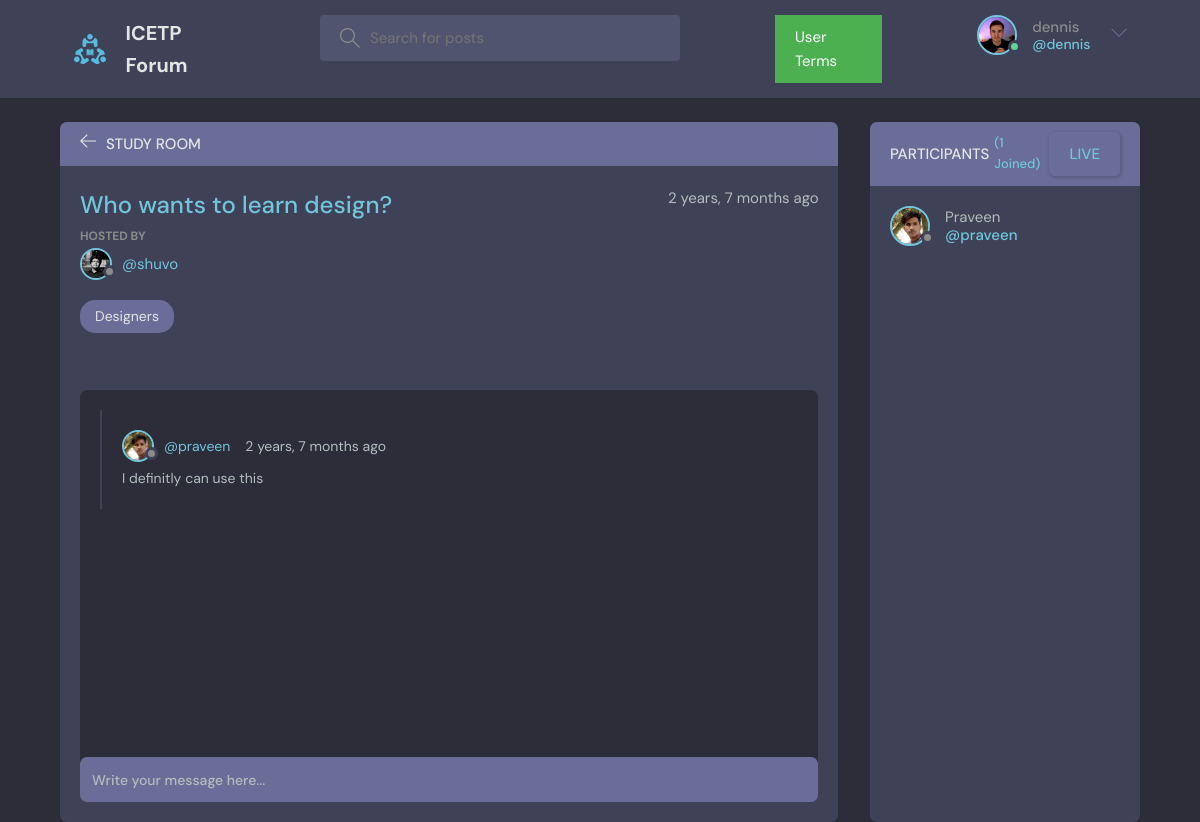
Screenshot of /zh-hant/room/16/ (signed in) with the database file from the repository.
### base/models.py (models this page shows, shortened)
class User(AbstractUser):
    name = models.CharField(unique=True,max_length=200, null=True)
    email = models.EmailField(unique=True, null=True)
    bio = models.TextField(null=True)
    avatar = models.ImageField(null=True, default="avatar.svg")
    USERNAME_FIELD = 'name'
    REQUIRED_FIELDS = ['email']

class Room(models.Model):
    host = models.ForeignKey(User, on_delete=models.SET_NULL, null=True)
    topic = models.ForeignKey(Topic, on_delete=models.SET_NULL, null=True)
    name = models.CharField(max_length=200)
    description = models.TextField(null=True, blank=True)
    participants = models.ManyToManyField(
        User, related_name='participants', blank=True)
    updated = models.DateTimeField(auto_now=True)
    created = models.DateTimeField(auto_now_add=True)
    class Meta:
        ordering = ['-updated', '-created']

class Topic(models.Model):
    name = models.CharField(max_length=200)
    def __str__(self):
        return self.name

class Message(models.Model):
    user = models.ForeignKey(User, on_delete=models.CASCADE)
    room = models.ForeignKey(Room, on_delete=models.CASCADE)
    body = models.TextField()
    updated = models.DateTimeField(auto_now=True)
    created = models.DateTimeField(auto_now_add=True)
    class Meta:
        ordering = ['-updated', '-created']

### base/views.py (the view, shortened to what this page needs)
# urls.py: path('room/<str:pk>/', views.room, name="room"),
@login_required(login_url='login')
def room(request, pk):
    room = Room.objects.get(id=pk)
    room_messages = room.message_set.all()
    participants = room.participants.all()
    context = {'room': room, 'room_messages': room_messages,
               'participants': participants}
    return render(request, 'base/room.html', context)

### base/templates/base/room.html (shortened to what this page needs)
{% extends 'main.html' %}
{% block content %}
<main class="profile-page layout layout--2">
  <div class="container">
    <div class="room">
      <div class="room__top">
        <div class="room__topLeft">
          <a href="{% url 'home' %}">
            <svg version="1.1" xmlns="http://www.w3.org/2000/svg" width="32" height="32" viewBox="0 0 32 32">
              <title>arrow-left</title>
              <path
                d="M13.723 2.286l-13.723 13.714 13.719 13.714 1.616-1.611-10.96-10.96h27.625v-2.286h-27.625l10.965-10.965-1.616-1.607z">
              </path>
            </svg>
          </a>
          <h3>Study Room</h3>
        </div>
      </div>
      <div class="room__box scroll">
        <div class="room__header scroll">
          <div class="room__info">
            <h3>{{room.name}}</h3>
            <span>{{room.created|timesince}} ago</span>
          </div>
          <div class="room__hosted">
            <p>Hosted By</p>
            <a href="{% url 'user-profile' room.host.id %}" class="room__author">
              <div class="avatar avatar--small">
                <img src="{{room.host.avatar.url}}" />
              </div>
              <span>@{{room.host.username}}</span>
            </a>
          </div>
          <span class="room__topics">{{room.topic}}</span>
        </div>
        <div class="room__conversation">
          <div class="threads scroll">
            {% for message in room_messages %}
            <div class="thread">
              <div class="thread__top">
                <div class="thread__author">
                  <a href="{% url 'user-profile' message.user.id %}" class="thread__authorInfo">
                    <div class="avatar avatar--small">
                      <img src="{{message.user.avatar.url}}" />
                    </div>
                    <span>@{{message.user.username}}</span>
                  </a>
                  <span class="thread__date">{{message.created|timesince}} ago</span>
                </div>
              </div>
              <div class="thread__details">
                {{message.body}}
              </div>
            </div>
            {% endfor %}
          </div>
        </div>
      </div>
      <div class="room__message">
        <form action="" method="POST">
          <input name="body" placeholder="Write your message here..." />
        </form>
      </div>
    </div>
    <div class="participants">
      <h3 class="participants__top">Participants <span>({{participants.count}} Joined)</span>
      <a href="{%  url 'lobby' %}" class="btn btn-primary">Live</a></h3>
      <div class="participants__list scroll">
        {% for user in participants %}
        <a href="{%  url 'user-profile' user.id %}" class="participant">
          <div class="avatar avatar--medium">
            <img src="{{user.avatar.url}}" />
          </div>
          <p>
            {{user.name}}
            <span>@{{user.username}}</span>
          </p>
        </a>
        {% endfor %}
      </div>
    </div>
  </div>
</main>
{% endblock content %}

### templates/navbar.html (shortened to what this page needs)
{% load static %}
{% load i18n %}
<header class="header header--loggedIn">
    <div class="container">
        <a href="{% url 'home' %}" class="header__logo">
            <img src="{% static 'images/logo.svg' %}" />
            <h1>{% trans "ICETP Forum" %}</h1>
        </a>
        <form class="header__search" method="GET" action="{% url 'home' %}">
            <label>
                <svg version="1.1" xmlns="http://www.w3.org/2000/svg" width="32" height="32" viewBox="0 0 32 32">
                    <title>{% trans "search" %}</title>
                    <path
                        d="M32 30.586l-10.845-10.845c1.771-2.092 2.845-4.791 2.845-7.741 0-6.617-5.383-12-12-12s-12 5.383-12 12c0 6.617 5.383 12 12 12 2.949 0 5.649-1.074 7.741-2.845l10.845 10.845 1.414-1.414zM12 22c-5.514 0-10-4.486-10-10s4.486-10 10-10c5.514 0 10 4.486 10 10s-4.486 10-10 10z">
                    </path>
                </svg>
                <input name="q" placeholder="Search for posts" />
            </label>
        </form>
        <a id="myButton" href="{% url 'seeds' %}">User Terms</a>
        <nav class="header__menu">
            {% if request.user.is_authenticated %}
            <div class="header__user">
                <a href="{% url 'update-user' %}">
                    <div class="avatar avatar--medium active">
                        <img src="{{request.user.avatar.url}}" />
                    </div>
                    <p>{{request.user.username}} <span>@{{request.user.username}}</span></p>
                </a>
                <button class="dropdown-button">
                    <svg version="1.1" xmlns="http://www.w3.org/2000/svg" width="32" height="32" viewBox="0 0 32 32">
                        <title>chevron-down</title>
                        <path d="M16 21l-13-13h-3l16 16 16-16h-3l-13 13z"></path>
                    </svg>
                </button>
            </div>
            {% else %}
            <a href="{% url 'login' %}">
                <img src="{% static 'images/avatar.svg' %}" />
                <p>{% trans "Login" %}</p>
            </a>
            {% endif %}
        </nav>
    </div>
</header>

### rows the page displays
User: user.avatar (picture), user.username "dennis"
Room: name "Who wants to learn design?", created "2 years, 7 months", host.avatar (picture), host.username "shuvo", topic "Designers"
Message: user.avatar (picture), user.username "praveen", created "2 years, 7 months", body "I definitly can use this"
User: avatar (picture), name "Praveen", username "praveen"

### other values shown
{{ participants.count }} "1"
